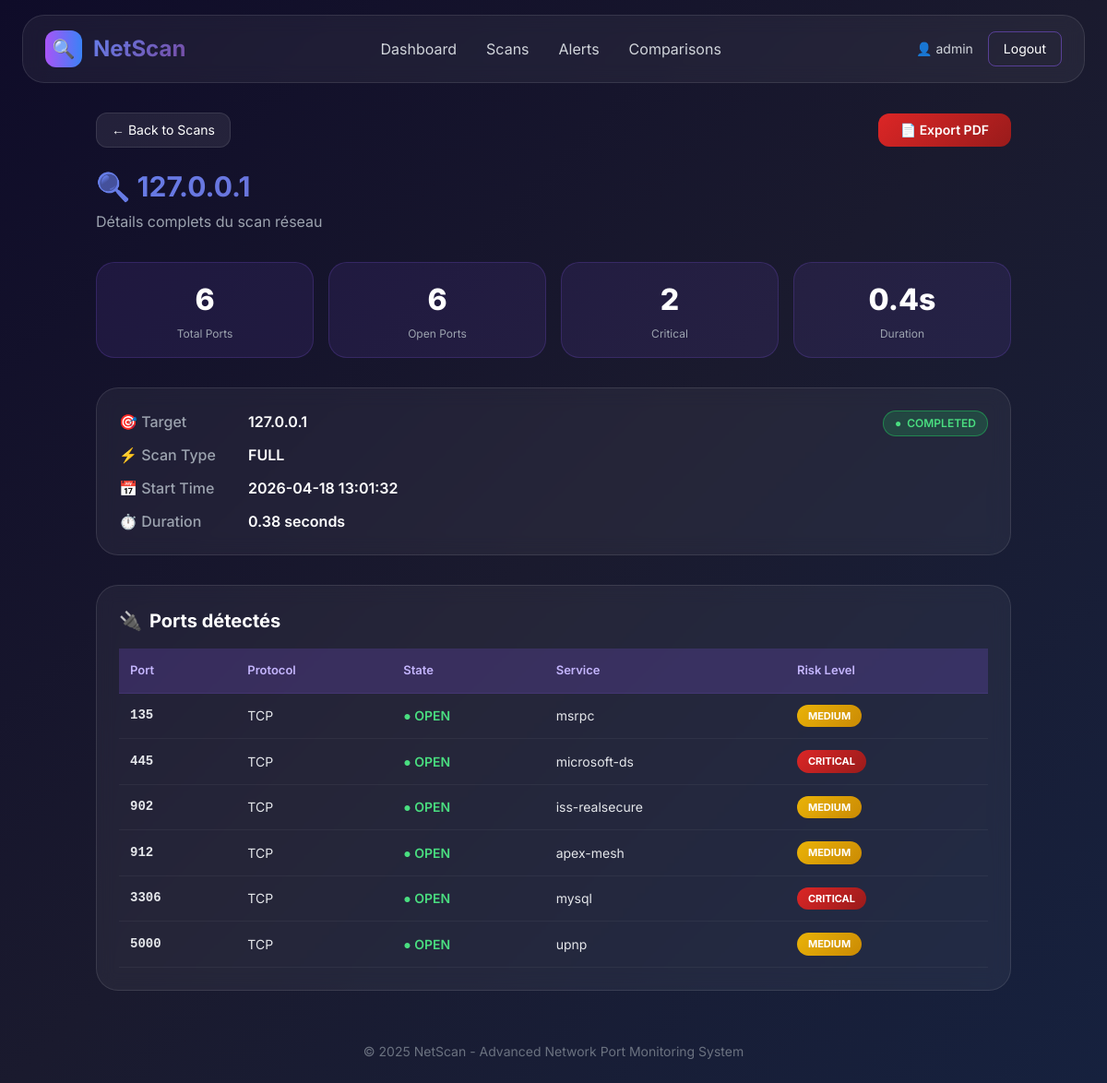
/scan/7 (signed in), run on the app's committed database.
### app/models.py (models this page shows, shortened)
class Scan(db.Model):
    id = db.Column(db.Integer, primary_key=True)
    user_id = db.Column(db.Integer, db.ForeignKey('user.id'), nullable=False)
    target = db.Column(db.String(255), nullable=False)
    scan_type = db.Column(db.String(20), default='quick')  # quick or full
    status = db.Column(db.String(20), default='pending')  # pending, running, completed, failed
    start_time = db.Column(db.DateTime, default=datetime.utcnow)
    end_time = db.Column(db.DateTime, nullable=True)
    duration = db.Column(db.Float, nullable=True)  # in seconds
    notes = db.Column(db.Text, nullable=True)
    ports = db.relationship('Port', backref='scan', lazy=True, cascade='all, delete-orphan')

class Port(db.Model):
    id = db.Column(db.Integer, primary_key=True)
    scan_id = db.Column(db.Integer, db.ForeignKey('scan.id'), nullable=False)
    port_number = db.Column(db.Integer, nullable=False)
    protocol = db.Column(db.String(10), nullable=False)  # tcp or udp
    state = db.Column(db.String(20), nullable=False)  # open, closed, filtered
    service = db.Column(db.String(100), nullable=True)
    version = db.Column(db.String(255), nullable=True)
    risk_level = db.Column(db.String(20), default='medium')  # critical, high, medium, low

### app/routes.py (the view)
@dashboard_bp.route('/scan/<int:scan_id>')
@login_required
def scan_detail(scan_id):
    user_id = session['user_id']
    scan = Scan.query.get(scan_id)
    if not scan or scan.user_id != user_id:
        return "Not found", 404
    ports = Port.query.filter_by(scan_id=scan_id).order_by(Port.port_number).all()
    return render_template('scan_detail.html', scan=scan, ports=ports)

### app/routes.py (called while the page is built)
def login_required(f):
    @wraps(f)
    def decorated_function(*args, **kwargs):
        if 'user_id' not in session:
            return redirect(url_for('auth.login'))
        return f(*args, **kwargs)
    return decorated_function

### templates/scan_detail.html (shortened to what this page needs)
{% extends "base.html" %}
{% block content %}
<div class="max-w-6xl mx-auto">
    <div class="flex items-center gap-4 mb-6">
        <a href="{{ url_for('dashboard.scans') }}" class="btn-back px-4 py-2 rounded-xl text-white text-sm flex items-center gap-2">
            ← Back to Scans
        </a>
        <button id="exportPdfBtn" class="btn-pdf px-6 py-2 rounded-xl text-white text-sm font-semibold flex items-center gap-2">
            📄 Export PDF
        </button>
    </div>
    <div class="mb-8">
        <h1 class="text-3xl font-bold gradient-text mb-2">🔍 {{ scan.target }}</h1>
        <p class="text-gray-400">Détails complets du scan réseau</p>
    </div>
    <div class="grid grid-cols-1 md:grid-cols-4 gap-4 mb-8">
        <div class="stat-circle">
            <div class="stat-number">{{ ports|length }}</div>
            <div class="stat-label">Total Ports</div>
        </div>
        <div class="stat-circle">
            <div class="stat-number">{{ ports|selectattr('state', 'equalto', 'open')|list|length }}</div>
            <div class="stat-label">Open Ports</div>
        </div>
        <div class="stat-circle">
            <div class="stat-number">{{ ports|selectattr('risk_level', 'equalto', 'critical')|list|length }}</div>
            <div class="stat-label">Critical</div>
        </div>
        <div class="stat-circle">
            <div class="stat-number">{{ scan.duration|round(1) if scan.duration else 0 }}s</div>
            <div class="stat-label">Duration</div>
        </div>
    </div>
    <div class="detail-card p-6 mb-8">
        <div class="flex flex-wrap justify-between items-start gap-4">
            <div class="space-y-3">
                <div class="info-row">
                    <span class="info-label">🎯 Target</span>
                    <span class="info-value">{{ scan.target }}</span>
                </div>
                <div class="info-row">
                    <span class="info-label">⚡ Scan Type</span>
                    <span class="info-value">{{ scan.scan_type.upper() }}</span>
                </div>
                <div class="info-row">
                    <span class="info-label">📅 Start Time</span>
                    <span class="info-value">{{ scan.start_time.strftime('%Y-%m-%d %H:%M:%S') }}</span>
                </div>
                <div class="info-row">
                    <span class="info-label">⏱️ Duration</span>
                    <span class="info-value">{{ scan.duration|round(2) if scan.duration else 'N/A' }} seconds</span>
                </div>
            </div>
            <div>
                <div class="status-badge status-completed">
                    <span>●</span> COMPLETED
                </div>
            </div>
        </div>
    </div>
    <div class="detail-card p-6">
        <h2 class="text-xl font-bold text-white mb-4 flex items-center gap-2">
            <span>🔌</span> Ports détectés
        </h2>
        {% if ports %}
        <div class="overflow-x-auto">
            <table class="table-modern">
                <thead>
                    <tr>
                        <th>Port</th>
                        <th>Protocol</th>
                        <th>State</th>
                        <th>Service</th>
                        <th>Risk Level</th>
                    </tr>
                </thead>
                <tbody>
                    {% for port in ports %}
                    <tr>
                        <td class="font-mono font-semibold">{{ port.port_number }}</td>
                        <td class="uppercase text-gray-400">{{ port.protocol }}</td>
                        <td>
                            {% if port.state == 'open' %}
                            <span class="state-open">● OPEN</span>
                            {% elif port.state == 'filtered' %}
                            <span class="state-filtered">● FILTERED</span>
                            {% else %}
                            <span class="state-closed">● CLOSED</span>
                            {% endif %}
                        </td>
                        <td>{{ port.service or 'Unknown' }}</td>
                        <td>
                            {% if port.risk_level == 'critical' %}
                            <span class="risk-badge risk-critical">CRITICAL</span>
                            {% elif port.risk_level == 'high' %}
                            <span class="risk-badge risk-high">HIGH</span>
                            {% elif port.risk_level == 'medium' %}
                            <span class="risk-badge risk-medium">MEDIUM</span>
                            {% else %}
                            <span class="risk-badge risk-low">LOW</span>
                            {% endif %}
                        </td>
                    </tr>
                    {% endfor %}
                </tbody>
            </table>
        </div>
        {% else %}
        <div class="text-center py-12">
            <div class="text-5xl mb-4">📭</div>
            <p class="text-gray-400">Aucun port détecté pour ce scan</p>
        </div>
        {% endif %}
    </div>
</div>
{% endblock %}

### templates/base.html (style rules this page uses)
* { font-family: 'Inter', sans-serif; }
body { background: linear-gradient(135deg, #0f0c29 0%, #1a1a2e 50%, #16213e 100%); min-height: 100vh; }
.gradient-text { background: linear-gradient(135deg, #667eea 0%, #764ba2 100%); -webkit-background-clip: text; background-clip: text; color: transparent; }

### templates/scan_detail.html (style rules this page uses)
.detail-card { background: rgba(255, 255, 255, 0.05); backdrop-filter: blur(10px); border: 1px solid rgba(255, 255, 255, 0.1); border-radius: 24px; transition: all 0.3s ease; }
.info-row { display: flex; }
.info-label { width: 140px; color: #9ca3af; font-weight: 500; }
.info-value { color: white; font-weight: 600; }
.status-badge { display: inline-flex; align-items: center; gap: 6px; padding: 4px 12px; border-radius: 20px; font-size: 12px; font-weight: 600; }
.status-completed { background: rgba(34, 197, 94, 0.2); border: 1px solid rgba(34, 197, 94, 0.5); color: #4ade80; }
.table-modern { width: 100%; border-collapse: collapse; }
.table-modern thead tr { background: rgba(139, 92, 246, 0.2); border-bottom: 1px solid rgba(139, 92, 246, 0.3); }
.table-modern th { padding: 14px 12px; text-align: left; color: #c4b5fd; font-weight: 600; font-size: 13px; }
.table-modern td { padding: 12px; border-bottom: 1px solid rgba(255, 255, 255, 0.05); color: #e5e7eb; font-size: 14px; }
.risk-badge { display: inline-block; padding: 4px 12px; border-radius: 20px; font-size: 11px; font-weight: 700; text-transform: uppercase; }
.risk-critical { background: linear-gradient(135deg, #dc2626, #991b1b); color: white; }
.risk-medium { background: linear-gradient(135deg, #eab308, #ca8a04); color: white; }
.state-open { color: #4ade80; font-weight: 600; }
.btn-pdf { background: linear-gradient(135deg, #dc2626, #991b1b); transition: all 0.3s ease; }
.btn-back { background: rgba(255, 255, 255, 0.08); border: 1px solid rgba(255, 255, 255, 0.1); transition: all 0.3s ease; }
.stat-circle { text-align: center; padding: 16px; background: rgba(139, 92, 246, 0.1); border-radius: 20px; border: 1px solid rgba(139, 92, 246, 0.2); }
.stat-number { font-size: 32px; font-weight: 800; color: white; }
.stat-label { font-size: 12px; color: #9ca3af; margin-top: 4px; }

### data on the page
Scan: duration "0.4", target "127.0.0.1", scan_type "FULL", start_time "2026-04-18 13:01:32", duration "0.38"
Port: port_number "135", protocol "TCP", state "● OPEN", service "msrpc", risk_level "MEDIUM"
Port: port_number "445", protocol "TCP", state "● OPEN", service "microsoft-ds", risk_level "CRITICAL"
Port: port_number "902", protocol "TCP", state "● OPEN", service "iss-realsecure", risk_level "MEDIUM"
Port: port_number "912", protocol "TCP", state "● OPEN", service "apex-mesh", risk_level "MEDIUM"
Port: port_number "3306", protocol "TCP", state "● OPEN", service "mysql", risk_level "CRITICAL"
Port: port_number "5000", protocol "TCP", state "● OPEN", service "upnp", risk_level "MEDIUM"

### other printed values
{{ session.get('username', 'User') }} "admin"
{{ ports|length }} "6"
{{ ports|selectattr('state', 'equalto', 'open')|list|length }} "6"
{{ ports|selectattr('risk_level', 'equalto', 'critical')|list|length }} "2"
